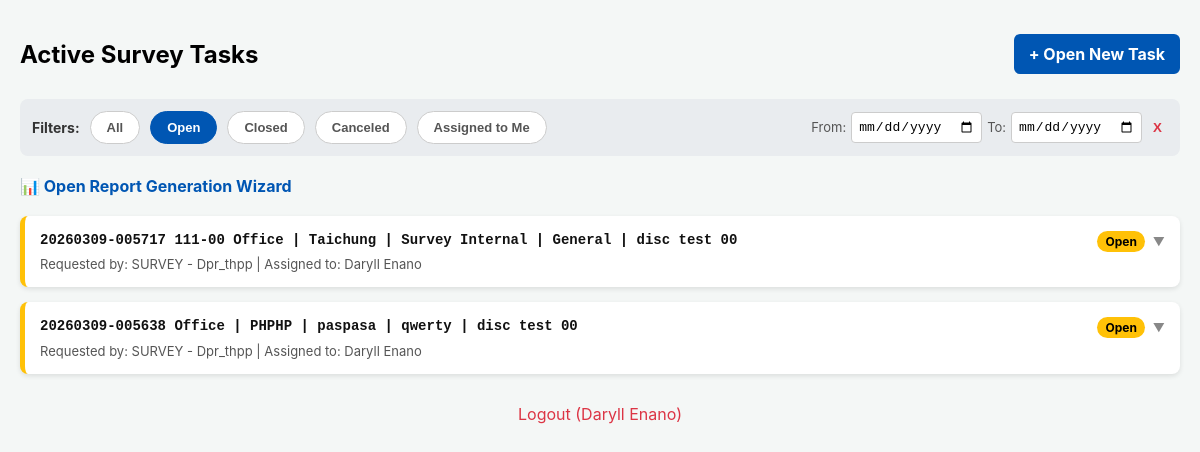
Screenshot of / (signed in) with the database file from the repository.
### app.py (models this page shows)
class SurveyTask(db.Model):
    id = db.Column(db.Integer, primary_key=True)
    surveyor_name = db.Column(db.String(100), nullable=False)
    assigned_to = db.Column(db.String(100), nullable=True)
    requestor = db.Column(db.String(100), nullable=True)
    task_category = db.Column(db.String(100), nullable=True)
    instrument = db.Column(db.String(100), nullable=True)
    action_required = db.Column(db.String(100), nullable=True)
    area = db.Column(db.String(100), nullable=False)
    location = db.Column(db.String(100), nullable=True)
    sub_location = db.Column(db.String(100), nullable=True)
    work_scope = db.Column(db.String(100), nullable=False)
    remarks = db.Column(db.Text, nullable=True)
    deliverable_link = db.Column(db.String(500), nullable=True)
    reference_links = db.Column(db.Text, nullable=True)
    status = db.Column(db.String(20), default="Open")
    start_time = db.Column(db.DateTime, default=datetime.utcnow)
    end_time = db.Column(db.DateTime, nullable=True)

class User(UserMixin, db.Model):
    id = db.Column(db.Integer, primary_key=True)
    email = db.Column(db.String(120), unique=True, nullable=False)
    name = db.Column(db.String(100), nullable=False)
    password_hash = db.Column(db.String(256), nullable=False)

### app.py (the view)
@app.route('/')
@login_required
def dashboard():
    all_tasks = SurveyTask.query.order_by(SurveyTask.start_time.desc()).all()
    return render_template('dashboard.html', name=current_user.name, tasks=all_tasks)

### app.py (called while the page is built)
@login_manager.user_loader
def load_user(user_id):
    return User.query.get(int(user_id))

### templates/dashboard.html (shortened to what this page needs)
<!DOCTYPE html>
<html lang="en">
<head>
</head>
<body>
    <div class="header">
        <h2>Active Survey Tasks</h2>
        <a href="/new_task" class="btn-new">+ Open New Task</a>
    </div>
    <div class="filter-bar">
        <strong style="font-size: 14px; color: #333;">Filters:</strong>
        <button class="btn-filter" onclick="setPresetFilter('all', this)">All</button>
        <button class="btn-filter active" id="btnFilterOpen" onclick="setPresetFilter('open', this)">Open</button>
        <button class="btn-filter" onclick="setPresetFilter('closed', this)">Closed</button>
        <button class="btn-filter" onclick="setPresetFilter('canceled', this)">Canceled</button>
        <button class="btn-filter" onclick="setPresetFilter('mine', this)">Assigned to Me</button>
        <div style="margin-left: auto; display: flex; align-items: center; gap: 5px;">
            <span style="font-size: 13px; color: #555;">From:</span>
            <input type="date" id="dateStart" class="date-input" onchange="applyFilters()">
            <span style="font-size: 13px; color: #555;">To:</span>
            <input type="date" id="dateEnd" class="date-input" onchange="applyFilters()">
            <button onclick="clearDates()" style="background: none; border: none; color: #dc3545; cursor: pointer; font-weight: bold;" title="Clear Dates">X</button>
        </div>
    </div>
    <div style="margin-bottom: 20px;">
        <a href="/reports" style="color: #0056b3; font-weight: bold; text-decoration: none;">📊 Open Report Generation Wizard</a>
    </div>
    <div id="taskContainer">
        {% for task in tasks %}
        {% set area_clean = task.area.split('_', 1)[-1].replace('_', ' ') if task.area and '_' in task.area else task.area %}
        {% set loc_clean = task.location.split('_', 1)[-1].replace('_', ' ') if task.location and task.location != 'N/A' and '_' in task.location else (task.location if task.location and task.location != 'N/A' else '') %}
        {% set sub_clean = task.sub_location.split('_', 1)[-1].replace('_', ' ') if task.sub_location and task.sub_location != 'N/A' and '_' in task.sub_location else (task.sub_location if task.sub_location and task.sub_location != 'N/A' else '') %}
        {% set scope_code = task.work_scope.split('_', 1)[0] if task.work_scope and '_' in task.work_scope else '' %}
        {% set scope_text = task.work_scope.split('_', 1)[-1].replace('_', ' ') if task.work_scope and '_' in task.work_scope else task.work_scope %}
        <div class="task-card" data-status="{{ task.status }}" data-date="{{ task.start_time.strftime('%Y-%m-%d') }}" data-mine="{% if name == task.assigned_to %}true{% else %}false{% endif %}">
            <div class="task-header" onclick="toggleCard('body-{{ task.id }}')">
                <div style="flex: 1;">
                    <div class="task-line-1">
                        {{ task.start_time.strftime('%Y%m%d-%H%M%S') if task.start_time else 'UNKNOWN-'~task.id }}
                        {% if scope_code %}{{ scope_code }} {% endif %}
                        {{ area_clean }}
                        {% if loc_clean %} | {{ loc_clean }}{% endif %}
                        {% if sub_clean %} | {{ sub_clean }}{% endif %}
                        {% if scope_text %} | {{ scope_text }}{% endif %}
                        {% if task.action_required %} | {{ task.action_required }}{% endif %}
                    </div>
                    <div class="task-line-2">
                        Requested by: {{ task.requestor }} | Assigned to: {{ task.assigned_to }}
                    </div>
                </div>
                <div style="display: flex; align-items: center; gap: 8px;">
                    <span class="status-badge badge-{{ task.status }}">{{ task.status }}</span>
                    <span style="font-size: 12px; color: #888;">▼</span>
                </div>
            </div>
        </div>
        {% endfor %}
    </div>
    <div style="text-align: center; margin-top: 30px;"><a href="/logout" style="color: #dc3545; text-decoration: none;">Logout ({{ name }})</a></div>
</body>
</html>

### templates/dashboard.html (style rules this page uses)
body { font-family: -apple-system, BlinkMacSystemFont, Arial, sans-serif; background-color: #f4f7f6; padding: 20px; margin: 0; }
.header { display: flex; justify-content: space-between; align-items: center; margin-bottom: 10px; flex-wrap: wrap; gap: 10px; }
.btn-new { background-color: #0056b3; color: white; padding: 10px 15px; text-decoration: none; border-radius: 6px; font-weight: bold; }
.filter-bar { display: flex; gap: 10px; margin-bottom: 20px; flex-wrap: wrap; background: #e9ecef; padding: 12px; border-radius: 8px; align-items: center; }
.btn-filter { background: white; color: #555; border: 1px solid #ccc; padding: 8px 16px; border-radius: 20px; cursor: pointer; font-size: 13px; font-weight: bold; transition: all 0.2s; }
.btn-filter.active { background: #0056b3; color: white; border-color: #0056b3; }
.date-input { padding: 6px; border: 1px solid #ccc; border-radius: 4px; font-size: 13px; }
.task-card { background: white; padding: 15px; border-radius: 8px; box-shadow: 0 2px 5px rgba(0,0,0,0.1); margin-bottom: 15px; border-left: 5px solid #ffc107; transition: all 0.2s; }
.task-header { display: flex; justify-content: space-between; align-items: flex-start; gap: 10px; cursor: pointer; }
.task-line-1 { font-family: monospace; font-size: 14px; color: #111; font-weight: bold; margin-bottom: 6px; line-height: 1.4; }
.task-line-2 { font-size: 13px; color: #555; }
.status-badge { font-size: 12px; padding: 3px 8px; border-radius: 12px; color: white; font-weight: bold; white-space: nowrap; }
.badge-Open { background: #ffc107; color: black; }

### rows the page displays
SurveyTask: start_time "20260309-005717", scope_code "111-00", area_clean "Office", loc_clean "Taichung", sub_clean "Survey Internal", scope_text "General", action_required "disc test 00", requestor "SURVEY - Dpr_thpp", assigned_to "Daryll Enano", status "Open"
SurveyTask: start_time "20260309-005638", area_clean "Office", location "PHPHP", sub_location "paspasa", work_scope "qwerty", action_required "disc test 00", requestor "SURVEY - Dpr_thpp", assigned_to "Daryll Enano", status "Open"
User: name "Daryll Enano"
